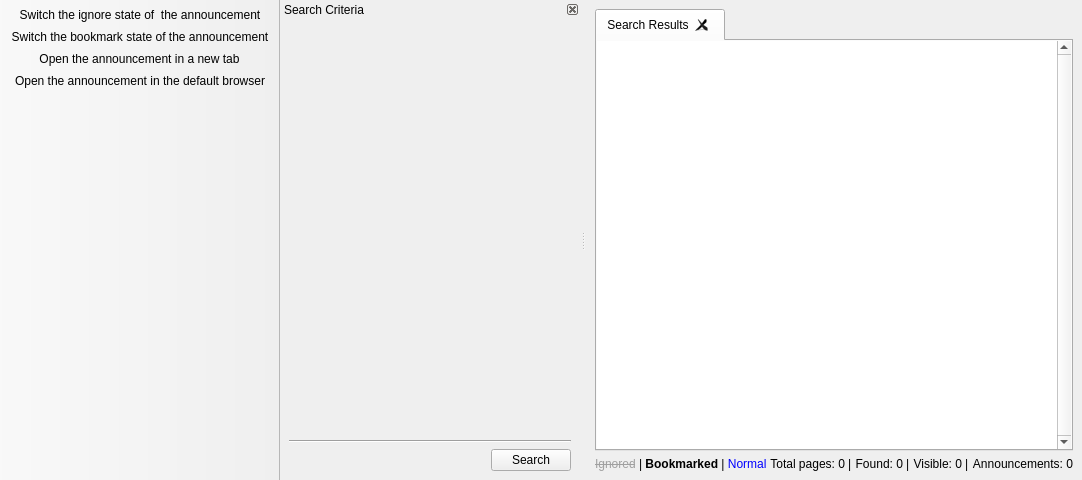
<?xml version="1.0" encoding="UTF-8"?>
<ui version="4.0">
 <class>UIMain</class>
 <widget class="QMainWindow" name="UIMain">
  <property name="geometry">
   <rect>
    <x>0</x>
    <y>0</y>
    <width>800</width>
    <height>480</height>
   </rect>
  </property>
  <widget class="QWidget" name="centralwidget">
   <layout class="QVBoxLayout" name="verticalLayout_2">
    <item>
     <widget class="QTabWidget" name="twPages">
      <property name="currentIndex">
       <number>0</number>
      </property>
      <property name="tabsClosable">
       <bool>true</bool>
      </property>
      <widget class="QWidget" name="wSearchResults">
       <attribute name="icon">
        <iconset theme="system-search">
         <normaloff/>
        </iconset>
       </attribute>
       <attribute name="title">
        <string>Search Results</string>
       </attribute>
       <layout class="QVBoxLayout" name="verticalLayout_3">
        <property name="spacing">
         <number>0</number>
        </property>
        <property name="margin">
         <number>0</number>
        </property>
        <item>
         <widget class="AnnouncementView" name="lvAnnouncements">
          <property name="contextMenuPolicy">
           <enum>Qt::ActionsContextMenu</enum>
          </property>
          <property name="frameShape">
           <enum>QFrame::NoFrame</enum>
          </property>
          <property name="frameShadow">
           <enum>QFrame::Plain</enum>
          </property>
          <property name="verticalScrollBarPolicy">
           <enum>Qt::ScrollBarAlwaysOn</enum>
          </property>
          <property name="editTriggers">
           <set>QAbstractItemView::NoEditTriggers</set>
          </property>
          <property name="iconSize">
           <size>
            <width>100</width>
            <height>100</height>
           </size>
          </property>
          <property name="verticalScrollMode">
           <enum>QAbstractItemView::ScrollPerPixel</enum>
          </property>
          <property name="resizeMode">
           <enum>QListView::Adjust</enum>
          </property>
          <property name="uniformItemSizes">
           <bool>true</bool>
          </property>
         </widget>
        </item>
       </layout>
      </widget>
     </widget>
    </item>
    <item>
     <widget class="QWidget" name="wStatusBar" native="true">
      <layout class="QHBoxLayout" name="horizontalLayout">
       <property name="spacing">
        <number>3</number>
       </property>
       <property name="margin">
        <number>0</number>
       </property>
       <item>
        <widget class="QLabel" name="lLegend">
         <property name="text">
          <string notr="true">&lt;html&gt;&lt;head/&gt;&lt;body&gt;&lt;p&gt;&lt;span style=&quot; text-decoration: line-through; color:#a0a0a0;&quot;&gt;Ignored&lt;/span&gt; | &lt;span style=&quot; font-weight:600;&quot;&gt;Bookmarked&lt;/span&gt; | &lt;span style=&quot; color:#0000ff;&quot;&gt;Normal&lt;/span&gt;&lt;/p&gt;&lt;/body&gt;&lt;/html&gt;</string>
         </property>
        </widget>
       </item>
       <item>
        <spacer name="horizontalSpacer_2">
         <property name="orientation">
          <enum>Qt::Horizontal</enum>
         </property>
         <property name="sizeHint" stdset="0">
          <size>
           <width>0</width>
           <height>8</height>
          </size>
         </property>
        </spacer>
       </item>
       <item>
        <widget class="QLabel" name="lTotalPages">
         <property name="text">
          <string>Total pages:</string>
         </property>
         <property name="alignment">
          <set>Qt::AlignRight|Qt::AlignTrailing|Qt::AlignVCenter</set>
         </property>
        </widget>
       </item>
       <item>
        <widget class="QLabel" name="lTotalPagesNumber">
         <property name="text">
          <string notr="true">0</string>
         </property>
         <property name="alignment">
          <set>Qt::AlignRight|Qt::AlignTrailing|Qt::AlignVCenter</set>
         </property>
        </widget>
       </item>
       <item>
        <widget class="QLabel" name="lSeparator1">
         <property name="text">
          <string notr="true">|</string>
         </property>
        </widget>
       </item>
       <item>
        <widget class="QLabel" name="lFound">
         <property name="text">
          <string>Found:</string>
         </property>
         <property name="alignment">
          <set>Qt::AlignRight|Qt::AlignTrailing|Qt::AlignVCenter</set>
         </property>
        </widget>
       </item>
       <item>
        <widget class="QLabel" name="lFoundNumber">
         <property name="text">
          <string notr="true">0</string>
         </property>
         <property name="alignment">
          <set>Qt::AlignRight|Qt::AlignTrailing|Qt::AlignVCenter</set>
         </property>
        </widget>
       </item>
       <item>
        <widget class="QLabel" name="lSeparator2">
         <property name="text">
          <string notr="true">|</string>
         </property>
        </widget>
       </item>
       <item>
        <widget class="QLabel" name="lVisible">
         <property name="text">
          <string>Visible:</string>
         </property>
         <property name="alignment">
          <set>Qt::AlignRight|Qt::AlignTrailing|Qt::AlignVCenter</set>
         </property>
        </widget>
       </item>
       <item>
        <widget class="QLabel" name="lVisibleNumber">
         <property name="text">
          <string notr="true">0</string>
         </property>
         <property name="alignment">
          <set>Qt::AlignRight|Qt::AlignTrailing|Qt::AlignVCenter</set>
         </property>
        </widget>
       </item>
       <item>
        <widget class="QLabel" name="lSeparator3">
         <property name="text">
          <string notr="true">|</string>
         </property>
        </widget>
       </item>
       <item>
        <widget class="QLabel" name="lAnnouncements">
         <property name="text">
          <string>Announcements:</string>
         </property>
         <property name="alignment">
          <set>Qt::AlignRight|Qt::AlignTrailing|Qt::AlignVCenter</set>
         </property>
        </widget>
       </item>
       <item>
        <widget class="QLabel" name="lAnnouncementsNumber">
         <property name="text">
          <string notr="true">0</string>
         </property>
         <property name="alignment">
          <set>Qt::AlignRight|Qt::AlignTrailing|Qt::AlignVCenter</set>
         </property>
        </widget>
       </item>
      </layout>
     </widget>
    </item>
   </layout>
  </widget>
  <widget class="QDockWidget" name="dwInputSearch">
   <property name="minimumSize">
    <size>
     <width>300</width>
     <height>85</height>
    </size>
   </property>
   <property name="features">
    <set>QDockWidget::DockWidgetClosable|QDockWidget::DockWidgetMovable</set>
   </property>
   <property name="allowedAreas">
    <set>Qt::LeftDockWidgetArea|Qt::RightDockWidgetArea</set>
   </property>
   <property name="windowTitle">
    <string>Search Criteria</string>
   </property>
   <attribute name="dockWidgetArea">
    <number>1</number>
   </attribute>
   <widget class="QWidget" name="dockWidgetContents">
    <layout class="QVBoxLayout" name="verticalLayout">
     <item>
      <widget class="InputSearchWidget" name="iswSearch" native="true"/>
     </item>
     <item>
      <widget class="QWidget" name="wSearch" native="true">
       <property name="sizePolicy">
        <sizepolicy hsizetype="Preferred" vsizetype="Maximum">
         <horstretch>0</horstretch>
         <verstretch>0</verstretch>
        </sizepolicy>
       </property>
       <layout class="QGridLayout" name="gridLayout">
        <property name="margin">
         <number>0</number>
        </property>
        <item row="0" column="0" colspan="2">
         <widget class="Line" name="line">
          <property name="orientation">
           <enum>Qt::Horizontal</enum>
          </property>
         </widget>
        </item>
        <item row="1" column="0">
         <spacer name="horizontalSpacer">
          <property name="orientation">
           <enum>Qt::Horizontal</enum>
          </property>
          <property name="sizeHint" stdset="0">
           <size>
            <width>199</width>
            <height>8</height>
           </size>
          </property>
         </spacer>
        </item>
        <item row="1" column="1">
         <widget class="QPushButton" name="pbSearch">
          <property name="text">
           <string>Search</string>
          </property>
          <property name="icon">
           <iconset theme="system-search">
            <normaloff/>
           </iconset>
          </property>
         </widget>
        </item>
       </layout>
      </widget>
     </item>
    </layout>
   </widget>
  </widget>
  <widget class="QToolBar" name="tbActions">
   <property name="contextMenuPolicy">
    <enum>Qt::PreventContextMenu</enum>
   </property>
   <property name="windowTitle">
    <string>Tools bar</string>
   </property>
   <property name="movable">
    <bool>false</bool>
   </property>
   <property name="floatable">
    <bool>false</bool>
   </property>
   <attribute name="toolBarArea">
    <enum>LeftToolBarArea</enum>
   </attribute>
   <attribute name="toolBarBreak">
    <bool>false</bool>
   </attribute>
   <addaction name="aSwitchAnnouncementIgnoreState"/>
   <addaction name="aSwitchAnnouncementBookmarkState"/>
   <addaction name="aOpenAnnouncementInNewTab"/>
   <addaction name="aOpenAnnouncementInDefaultBrowser"/>
  </widget>
  <action name="aSwitchAnnouncementIgnoreState">
   <property name="checkable">
    <bool>true</bool>
   </property>
   <property name="icon">
    <iconset theme="edit-clear-list">
     <normaloff/>
    </iconset>
   </property>
   <property name="text">
    <string>Switch the ignore state of  the announcement</string>
   </property>
  </action>
  <action name="aSwitchAnnouncementBookmarkState">
   <property name="checkable">
    <bool>true</bool>
   </property>
   <property name="icon">
    <iconset theme="bookmarks">
     <normaloff/>
    </iconset>
   </property>
   <property name="text">
    <string>Switch the bookmark state of the announcement</string>
   </property>
  </action>
  <action name="aOpenAnnouncementInNewTab">
   <property name="icon">
    <iconset theme="document-open-remote">
     <normaloff/>
    </iconset>
   </property>
   <property name="text">
    <string>Open the announcement in a new tab</string>
   </property>
  </action>
  <action name="aOpenAnnouncementInDefaultBrowser">
   <property name="icon">
    <iconset theme="download">
     <normaloff/>
    </iconset>
   </property>
   <property name="text">
    <string>Open the announcement in the default browser</string>
   </property>
  </action>
 </widget>
 <customwidgets>
  <customwidget>
   <class>InputSearchWidget</class>
   <extends>QWidget</extends>
   <header>widgets/InputSearchWidget.h</header>
   <container>1</container>
  </customwidget>
  <customwidget>
   <class>AnnouncementView</class>
   <extends>QListView</extends>
   <header>widgets/AnnouncementView.h</header>
  </customwidget>
 </customwidgets>
 <resources/>
 <connections/>
</ui>
